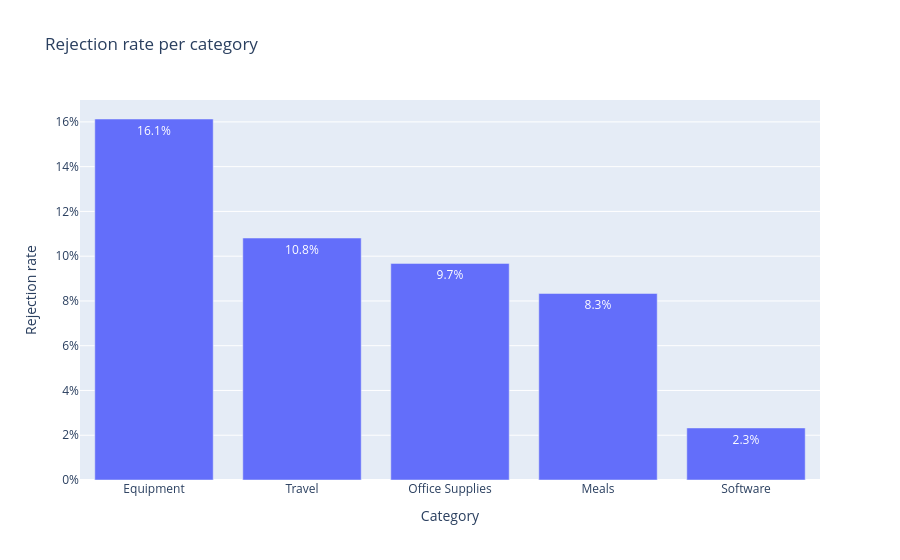

Notebook source saved alongside this figure:
### Markdown cell above
## 4. Rejection rate per category

### Code cell
# Only decided claims count: Approved or Rejected (Pending is left out).
q2_rows = claims[claims["Status"].isin(["Approved", "Rejected"]) & claims["Category"].notna()]

# Count approved and rejected per category.
q2 = pd.crosstab(q2_rows["Category"], q2_rows["Status"]).reindex(columns=["Approved", "Rejected"], fill_value=0)
q2["Rejection rate"] = q2["Rejected"] / (q2["Approved"] + q2["Rejected"])
q2 = q2.sort_values("Rejection rate", ascending=False)

# Show the rate as a percentage in the table.
display(q2.assign(**{"Rejection rate": q2["Rejection rate"].map("{:.1%}".format)}))

fig = px.bar(q2.reset_index(), x="Category", y="Rejection rate", text_auto=".1%",
             title="Rejection rate per category")
fig.update_yaxes(tickformat=".0%")
fig.show()

print(f"How: Rejected / (Approved + Rejected) per Category, Pending ignored. Rows used: {len(q2_rows)} of {len(claims)}.")

### Figure 1 — Plotly figure (JSON) as saved in the notebook; plotly's stock layout.template omitted (floating-point values rounded to 4 significant figures)
{"data": [{"hovertemplate": "Category=%{x}<br>Rejection rate=%{y}<extra></extra>", "legendgroup": "", "marker": {"color": "#636efa", "pattern": {"shape": ""}}, "name": "", "orientation": "v", "showlegend": false, "textposition": "auto", "texttemplate": "%{y:.1%}", "type": "bar", "x": ["Equipment", "Travel", "Office Supplies", "Meals", "Software"], "xaxis": "x", "y": [0.1613, 0.1081, 0.09677, 0.08333, 0.02326], "yaxis": "y"}], "layout": {"barmode": "relative", "legend": {"tracegroupgap": 0}, "title": {"text": "Rejection rate per category"}, "xaxis": {"anchor": "y", "domain": [0.0, 1.0], "title": {"text": "Category"}}, "yaxis": {"anchor": "x", "domain": [0.0, 1.0], "tickformat": ".0%", "title": {"text": "Rejection rate"}}}}
